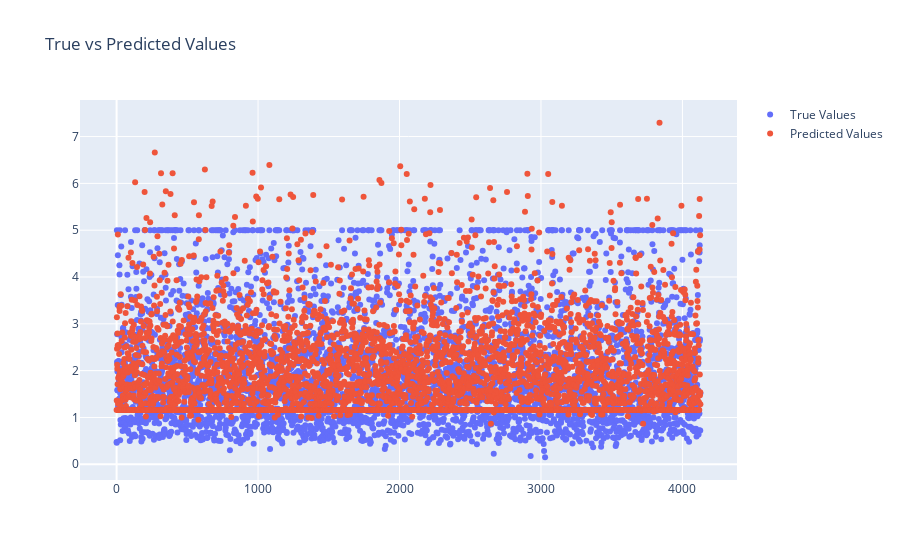

Notebook cell for this chart:
### Markdown cell above
### Evaluating the Model on Test Data

### Code cell
X_test = torch.tensor(X_test, dtype=torch.float32).to(device)

reg_model.eval()

with torch.no_grad():
    test_preds = reg_model(X_test)
    test_preds = test_preds.float().cpu().numpy().flatten()

x = np.arange(0, X_test.shape[0])
pp.plot_data(
    true_vals=pp.create_trace(x, y_test, name="True Values", mode="markers"),
    pred_vals=pp.create_trace(x, test_preds, name="Predicted Values", mode="markers"),
    title="True vs Predicted Values",
)

### Figure 1 — Plotly figure (JSON) as saved in the notebook; plotly's stock layout.template omitted (floating-point values rounded to 4 significant figures; data arrays with more than 128 entries replaced by an {"elided": "..."} marker saying what was removed)
{"data": [{"mode": "markers", "name": "True Values", "text": "", "type": "scatter", "x": {"elided": "4128 int values"}, "y": {"elided": "4128 float values"}}, {"mode": "markers", "name": "Predicted Values", "text": "", "type": "scatter", "x": {"elided": "4128 int values"}, "y": {"elided": "4128 float values"}}], "layout": {"title": {"text": "True vs Predicted Values"}, "xaxis": {"title": {"text": ""}}, "yaxis": {"title": {"text": ""}}}}
